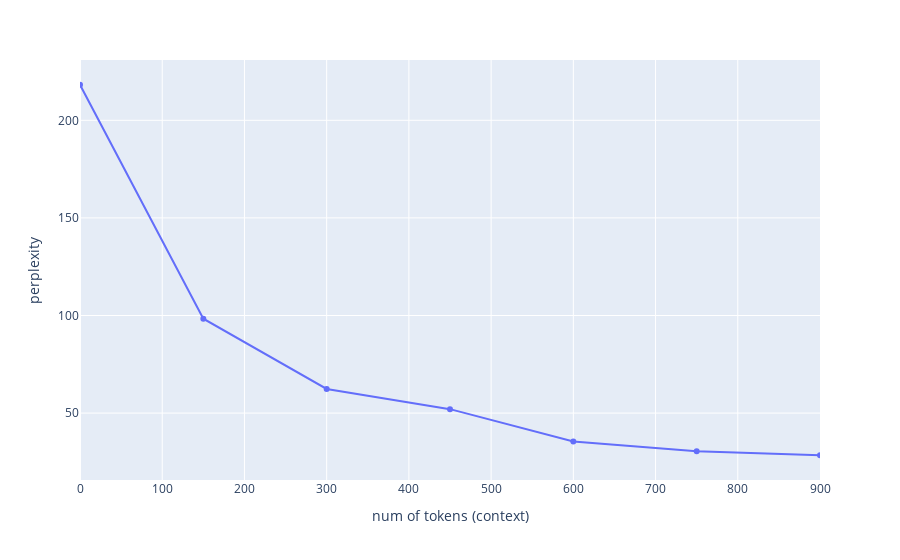

The code cell stored with this chart in its notebook:
### Code cell
fig = px.line(x=context_lengths, y=user_perplexities,  markers=True)

fig.update_yaxes(title="perplexity")
fig.update_xaxes(title="num of tokens (context)", range=(0,900))

### Figure 1 — Plotly figure (JSON) as saved in the notebook; plotly's stock layout.template omitted (floating-point values rounded to 4 significant figures)
{"data": [{"hovertemplate": "x=%{x}<br>y=%{y}<extra></extra>", "legendgroup": "", "line": {"color": "#636efa", "dash": "solid"}, "marker": {"symbol": "circle"}, "mode": "markers+lines", "name": "", "orientation": "h", "showlegend": false, "type": "scatter", "x": [0, 150, 300, 450, 600, 750, 900], "xaxis": "x", "y": [218.2, 98.38, 62.38, 52.02, 35.46, 30.41, 28.41], "yaxis": "y"}], "layout": {"autosize": true, "legend": {"tracegroupgap": 0}, "margin": {"t": 60}, "xaxis": {"anchor": "y", "domain": [0, 1], "range": [0, 900], "title": {"text": "num of tokens (context)"}, "type": "linear"}, "yaxis": {"anchor": "x", "autorange": true, "domain": [0, 1], "range": [13.71, 232.9], "title": {"text": "perplexity"}, "type": "linear"}}}
